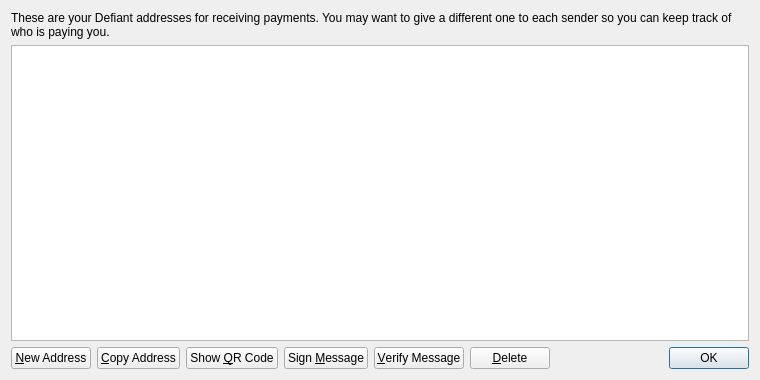
<?xml version="1.0" encoding="UTF-8"?>
<ui version="4.0">
 <class>AddressBookPage</class>
 <widget class="QWidget" name="AddressBookPage">
  <property name="geometry">
   <rect>
    <x>0</x>
    <y>0</y>
    <width>760</width>
    <height>380</height>
   </rect>
  </property>
  <property name="windowTitle">
   <string>Address Book</string>
  </property>
  <layout class="QVBoxLayout" name="verticalLayout">
   <item>
    <widget class="QLabel" name="labelExplanation">
     <property name="text">
      <string>These are your Defiant addresses for receiving payments. You may want to give a different one to each sender so you can keep track of who is paying you.</string>
     </property>
     <property name="textFormat">
      <enum>Qt::PlainText</enum>
     </property>
     <property name="wordWrap">
      <bool>true</bool>
     </property>
    </widget>
   </item>
   <item>
    <widget class="QTableView" name="tableView">
     <property name="contextMenuPolicy">
      <enum>Qt::CustomContextMenu</enum>
     </property>
     <property name="toolTip">
      <string>Double-click to edit address or label</string>
     </property>
     <property name="tabKeyNavigation">
      <bool>false</bool>
     </property>
     <property name="selectionMode">
      <enum>QAbstractItemView::SingleSelection</enum>
     </property>
     <property name="selectionBehavior">
      <enum>QAbstractItemView::SelectRows</enum>
     </property>
     <property name="sortingEnabled">
      <bool>true</bool>
     </property>
     <attribute name="verticalHeaderVisible">
      <bool>false</bool>
     </attribute>
    </widget>
   </item>
   <item>
    <layout class="QHBoxLayout" name="horizontalLayout">
     <item>
      <widget class="QPushButton" name="newAddressButton">
       <property name="toolTip">
        <string>Create a new address</string>
       </property>
       <property name="text">
        <string>&amp;New Address</string>
       </property>
      </widget>
     </item>
     <item>
      <widget class="QPushButton" name="copyToClipboard">
       <property name="toolTip">
        <string>Copy the currently selected address to the system clipboard</string>
       </property>
       <property name="text">
        <string>&amp;Copy Address</string>
       </property>
      </widget>
     </item>
     <item>
      <widget class="QPushButton" name="showQRCode">
       <property name="text">
        <string>Show &amp;QR Code</string>
       </property>
      </widget>
     </item>
     <item>
      <widget class="QPushButton" name="signMessage">
       <property name="toolTip">
        <string>Sign a message to prove you own a Defiant address</string>
       </property>
       <property name="text">
        <string>Sign &amp;Message</string>
       </property>
      </widget>
     </item>
     <item>
      <widget class="QPushButton" name="verifyMessage">
       <property name="toolTip">
        <string>Verify a message to ensure it was signed with a specified Defiant address</string>
       </property>
       <property name="text">
        <string>&amp;Verify Message</string>
       </property>
      </widget>
     </item>
     <item>
      <widget class="QPushButton" name="deleteButton">
       <property name="toolTip">
        <string>Delete the currently selected address from the list</string>
       </property>
       <property name="text">
        <string>&amp;Delete</string>
       </property>
      </widget>
     </item>
     <item>
      <spacer name="horizontalSpacer">
       <property name="orientation">
        <enum>Qt::Horizontal</enum>
       </property>
       <property name="sizeHint" stdset="0">
        <size>
         <width>40</width>
         <height>20</height>
        </size>
       </property>
      </spacer>
     </item>
     <item>
      <widget class="QDialogButtonBox" name="buttonBox">
       <property name="sizePolicy">
        <sizepolicy hsizetype="Maximum" vsizetype="Fixed">
         <horstretch>0</horstretch>
         <verstretch>0</verstretch>
        </sizepolicy>
       </property>
       <property name="standardButtons">
        <set>QDialogButtonBox::Ok</set>
       </property>
      </widget>
     </item>
    </layout>
   </item>
  </layout>
 </widget>
 <resources>
  <include location="../bitcoin.qrc"/>
 </resources>
 <connections/>
</ui>
